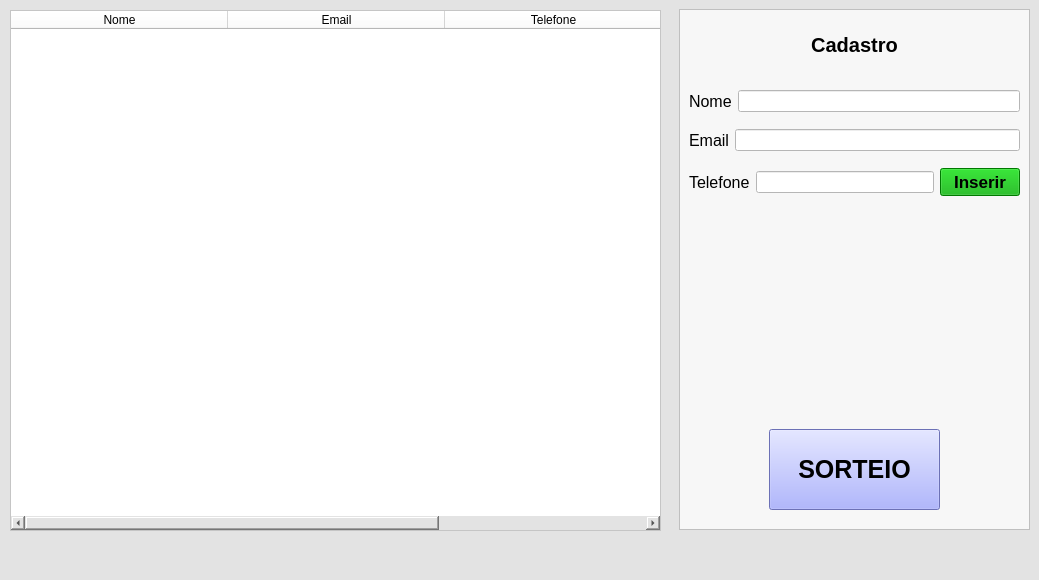
<?xml version="1.0" encoding="UTF-8"?>
<ui version="4.0">
 <class>MainWindow</class>
 <widget class="QMainWindow" name="MainWindow">
  <property name="geometry">
   <rect>
    <x>0</x>
    <y>0</y>
    <width>1039</width>
    <height>580</height>
   </rect>
  </property>
  <property name="windowTitle">
   <string>MainWindow</string>
  </property>
  <property name="styleSheet">
   <string notr="true">background-color: rgb(227, 227, 227);</string>
  </property>
  <widget class="QWidget" name="centralwidget">
   <widget class="QTableWidget" name="tableWidget">
    <property name="geometry">
     <rect>
      <x>10</x>
      <y>10</y>
      <width>651</width>
      <height>521</height>
     </rect>
    </property>
    <property name="styleSheet">
     <string notr="true">background-color: rgb(255, 255, 255);</string>
    </property>
    <property name="gridStyle">
     <enum>Qt::NoPen</enum>
    </property>
    <attribute name="horizontalHeaderDefaultSectionSize">
     <number>217</number>
    </attribute>
    <column>
     <property name="text">
      <string>Nome</string>
     </property>
    </column>
    <column>
     <property name="text">
      <string>Email</string>
     </property>
    </column>
    <column>
     <property name="text">
      <string>Telefone</string>
     </property>
    </column>
   </widget>
   <widget class="QFrame" name="frame">
    <property name="geometry">
     <rect>
      <x>679</x>
      <y>9</y>
      <width>351</width>
      <height>521</height>
     </rect>
    </property>
    <property name="styleSheet">
     <string notr="true">background-color: rgb(247, 247, 247);</string>
    </property>
    <property name="frameShape">
     <enum>QFrame::StyledPanel</enum>
    </property>
    <property name="frameShadow">
     <enum>QFrame::Raised</enum>
    </property>
    <widget class="QLabel" name="label">
     <property name="geometry">
      <rect>
       <x>100</x>
       <y>10</y>
       <width>151</width>
       <height>51</height>
      </rect>
     </property>
     <property name="sizePolicy">
      <sizepolicy hsizetype="Preferred" vsizetype="Preferred">
       <horstretch>0</horstretch>
       <verstretch>0</verstretch>
      </sizepolicy>
     </property>
     <property name="font">
      <font>
       <family>MS Shell Dlg 2</family>
       <pointsize>15</pointsize>
       <weight>75</weight>
       <bold>true</bold>
       <strikeout>false</strikeout>
       <kerning>true</kerning>
      </font>
     </property>
     <property name="cursor">
      <cursorShape>ArrowCursor</cursorShape>
     </property>
     <property name="layoutDirection">
      <enum>Qt::LeftToRight</enum>
     </property>
     <property name="text">
      <string>Cadastro</string>
     </property>
     <property name="alignment">
      <set>Qt::AlignCenter</set>
     </property>
    </widget>
    <widget class="QWidget" name="layoutWidget">
     <property name="geometry">
      <rect>
       <x>10</x>
       <y>70</y>
       <width>331</width>
       <height>131</height>
      </rect>
     </property>
     <layout class="QVBoxLayout" name="verticalLayout">
      <item>
       <layout class="QHBoxLayout" name="horizontalLayout">
        <item>
         <widget class="QLabel" name="label_2">
          <property name="font">
           <font>
            <pointsize>12</pointsize>
           </font>
          </property>
          <property name="cursor">
           <cursorShape>ArrowCursor</cursorShape>
          </property>
          <property name="text">
           <string>Nome</string>
          </property>
         </widget>
        </item>
        <item>
         <widget class="QLineEdit" name="lineEdit">
          <property name="styleSheet">
           <string notr="true">background-color: rgb(255, 255, 255);</string>
          </property>
         </widget>
        </item>
       </layout>
      </item>
      <item>
       <layout class="QHBoxLayout" name="horizontalLayout_2">
        <item>
         <widget class="QLabel" name="label_3">
          <property name="font">
           <font>
            <pointsize>12</pointsize>
           </font>
          </property>
          <property name="text">
           <string>Email</string>
          </property>
         </widget>
        </item>
        <item>
         <widget class="QLineEdit" name="lineEdit_2">
          <property name="styleSheet">
           <string notr="true">background-color: rgb(255, 255, 255);</string>
          </property>
         </widget>
        </item>
       </layout>
      </item>
      <item>
       <layout class="QHBoxLayout" name="horizontalLayout_3">
        <item>
         <widget class="QLabel" name="label_4">
          <property name="font">
           <font>
            <pointsize>12</pointsize>
           </font>
          </property>
          <property name="text">
           <string>Telefone</string>
          </property>
         </widget>
        </item>
        <item>
         <widget class="QLineEdit" name="lineEdit_3">
          <property name="styleSheet">
           <string notr="true">background-color: rgb(255, 255, 255);</string>
          </property>
         </widget>
        </item>
        <item>
         <widget class="QPushButton" name="pushButton">
          <property name="font">
           <font>
            <pointsize>13</pointsize>
            <weight>75</weight>
            <bold>true</bold>
           </font>
          </property>
          <property name="styleSheet">
           <string notr="true">background-color: rgb(0, 170, 0);</string>
          </property>
          <property name="text">
           <string>Inserir</string>
          </property>
         </widget>
        </item>
       </layout>
      </item>
     </layout>
    </widget>
    <widget class="QPushButton" name="pushButton_2">
     <property name="geometry">
      <rect>
       <x>90</x>
       <y>420</y>
       <width>171</width>
       <height>81</height>
      </rect>
     </property>
     <property name="font">
      <font>
       <pointsize>19</pointsize>
       <weight>75</weight>
       <bold>true</bold>
      </font>
     </property>
     <property name="styleSheet">
      <string notr="true">
background-color: rgb(151, 158, 255);</string>
     </property>
     <property name="text">
      <string>SORTEIO</string>
     </property>
    </widget>
   </widget>
   <zorder>frame</zorder>
   <zorder>tableWidget</zorder>
  </widget>
  <widget class="QStatusBar" name="statusbar"/>
 </widget>
 <resources/>
 <connections/>
</ui>
